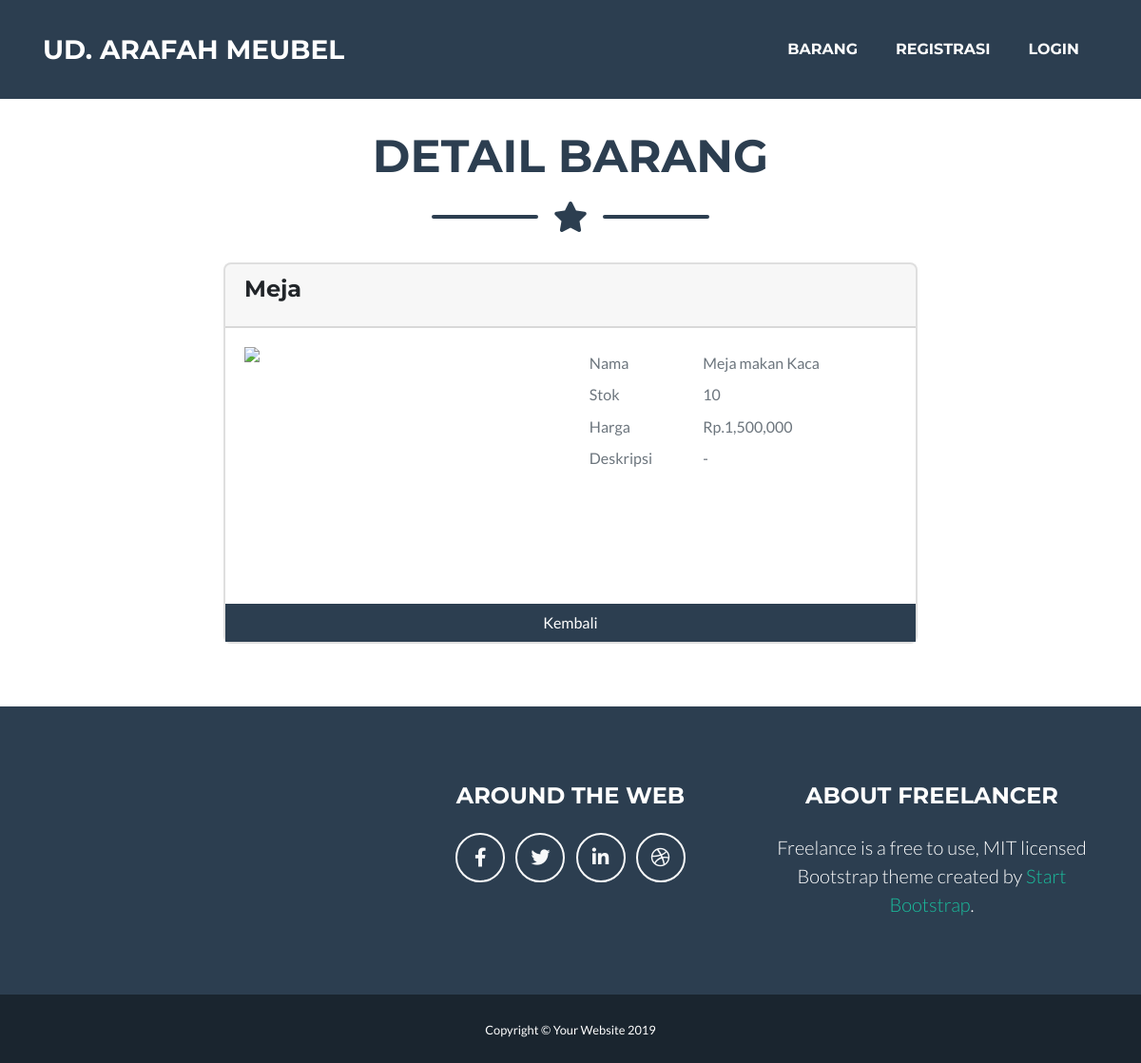
The page /pelanggan/?page=view-barang&id=5&idpr=5 on the database its author committed.
### tables this page shows
CREATE TABLE IF NOT EXISTS `tbproduk` (
  `id` int(10) NOT NULL,
  `id_kategori` varchar(10) NOT NULL,
  `nama_barang` text NOT NULL,
  `harga` varchar(10) NOT NULL,
  `deskripsi` text NOT NULL,
  `tanggal` varchar(50) NOT NULL,
  `img` varchar(50) NOT NULL
);

CREATE TABLE IF NOT EXISTS `tbkategori` (
  `id` int(10) NOT NULL,
  `kategori` varchar(200) NOT NULL
);

CREATE TABLE IF NOT EXISTS `tbstok` (
  `id` int(10) NOT NULL,
  `id_poroduk` varchar(10) NOT NULL,
  `stok` varchar(10) NOT NULL
);

### pelanggan/laman/view_barang.php (the view, shortened to what this page needs)
<?php
$id = $_GET['idpr'];
$sql = mysql_query("SELECT * FROM tbproduk a, tbkategori b, tbstok c WHERE a.id_kategori=b.id AND a.id=c.id_poroduk AND a.id='$id'");
$d = mysql_fetch_array($sql);
?>
<div class="col-md-8 offset-md-2">
	<div class="card">
		<div class="card-header text-capitalize h4"><div class="card-title"><?= $d['kategori'];?></div></div>
		<div class="card-body">
			<div class="row">
				<div class="col-md-6">
					<img src="../panel/pic/<?= $d['img'];?>" class="img-fluid mx-auto d-block" style="height:250px">
				</div>
				<div class="col-md-6">
					<table class="table table-sm table-hover table-borderless text-muted">
						<tr>
							<td>Nama</td>
							<td><?= $d['nama_barang'];?></td>
						</tr>
						<tr>
							<td>Stok</td>
							<td><?= $d['stok'];?></td>
						</tr>
						<tr>
							<td>Harga</td>
							<td>Rp.<?= number_format($d['harga']);?></td>
						</tr>
						<tr>
							<td>Deskripsi</td>
							<td><?= $d['deskripsi'];?></td>
						</tr>
					</table>
				</div>
			</div>
		</div>
		<a href="?page=barang" class="btn btn-secondary rounded-0">Kembali</a>
	</div>
</div>

### rows shown on the page
tbproduk: id_kategori.kategori "Meja", nama_barang "Meja makan Kaca", tbstok.stok "10", harga "1,500,000", deskripsi "-"

### other values the page prints
$title "DETAIL BARANG"
